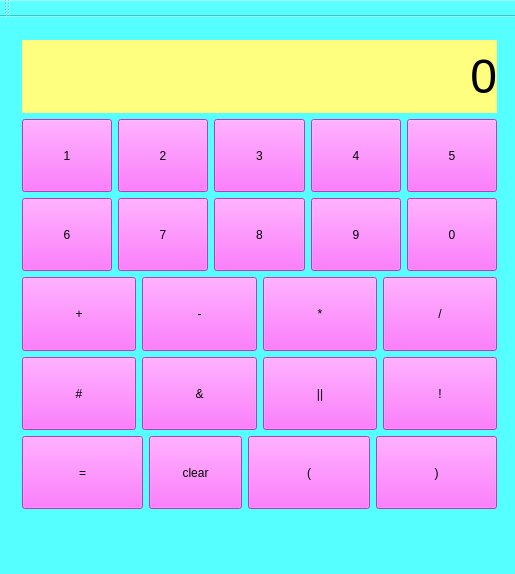
<?xml version="1.0" encoding="UTF-8"?>
<ui version="4.0">
 <class>MainWindow</class>
 <widget class="QMainWindow" name="MainWindow">
  <property name="geometry">
   <rect>
    <x>0</x>
    <y>0</y>
    <width>515</width>
    <height>574</height>
   </rect>
  </property>
  <property name="sizePolicy">
   <sizepolicy hsizetype="Expanding" vsizetype="Expanding">
    <horstretch>0</horstretch>
    <verstretch>0</verstretch>
   </sizepolicy>
  </property>
  <property name="windowTitle">
   <string>MainWindow</string>
  </property>
  <property name="styleSheet">
   <string notr="true">background-color: rgb(85, 255, 255);</string>
  </property>
  <widget class="QWidget" name="centralWidget">
   <widget class="QWidget" name="layoutWidget">
    <property name="geometry">
     <rect>
      <x>11</x>
      <y>12</y>
      <width>497</width>
      <height>491</height>
     </rect>
    </property>
    <layout class="QVBoxLayout" name="verticalLayout">
     <item>
      <widget class="QLabel" name="label">
       <property name="sizePolicy">
        <sizepolicy hsizetype="Expanding" vsizetype="Expanding">
         <horstretch>0</horstretch>
         <verstretch>0</verstretch>
        </sizepolicy>
       </property>
       <property name="font">
        <font>
         <pointsize>20</pointsize>
        </font>
       </property>
       <property name="contextMenuPolicy">
        <enum>Qt::CustomContextMenu</enum>
       </property>
       <property name="layoutDirection">
        <enum>Qt::LeftToRight</enum>
       </property>
       <property name="styleSheet">
        <string notr="true">
background-color: rgb(255, 255, 127);</string>
       </property>
       <property name="text">
        <string>&lt;html&gt;&lt;head/&gt;&lt;body&gt;&lt;p&gt;&lt;span style=&quot; font-size:36pt;&quot;&gt;0&lt;/span&gt;&lt;/p&gt;&lt;/body&gt;&lt;/html&gt;</string>
       </property>
       <property name="alignment">
        <set>Qt::AlignRight|Qt::AlignTrailing|Qt::AlignVCenter</set>
       </property>
      </widget>
     </item>
     <item>
      <layout class="QHBoxLayout" name="horizontalLayout">
       <item>
        <widget class="QPushButton" name="btn_1">
         <property name="sizePolicy">
          <sizepolicy hsizetype="Expanding" vsizetype="Expanding">
           <horstretch>0</horstretch>
           <verstretch>0</verstretch>
          </sizepolicy>
         </property>
         <property name="styleSheet">
          <string notr="true">
background-color: rgb(255, 85, 255);</string>
         </property>
         <property name="text">
          <string>1</string>
         </property>
        </widget>
       </item>
       <item>
        <widget class="QPushButton" name="btn_2">
         <property name="sizePolicy">
          <sizepolicy hsizetype="Expanding" vsizetype="Expanding">
           <horstretch>0</horstretch>
           <verstretch>0</verstretch>
          </sizepolicy>
         </property>
         <property name="styleSheet">
          <string notr="true">
background-color: rgb(255, 85, 255);</string>
         </property>
         <property name="text">
          <string>2</string>
         </property>
        </widget>
       </item>
       <item>
        <widget class="QPushButton" name="btn_3">
         <property name="enabled">
          <bool>true</bool>
         </property>
         <property name="sizePolicy">
          <sizepolicy hsizetype="Expanding" vsizetype="Expanding">
           <horstretch>0</horstretch>
           <verstretch>0</verstretch>
          </sizepolicy>
         </property>
         <property name="styleSheet">
          <string notr="true">
background-color: rgb(255, 85, 255);</string>
         </property>
         <property name="text">
          <string>3</string>
         </property>
        </widget>
       </item>
       <item>
        <widget class="QPushButton" name="btn_4">
         <property name="sizePolicy">
          <sizepolicy hsizetype="Expanding" vsizetype="Expanding">
           <horstretch>0</horstretch>
           <verstretch>0</verstretch>
          </sizepolicy>
         </property>
         <property name="styleSheet">
          <string notr="true">
background-color: rgb(255, 85, 255);</string>
         </property>
         <property name="text">
          <string>4</string>
         </property>
        </widget>
       </item>
       <item>
        <widget class="QPushButton" name="btn_5">
         <property name="sizePolicy">
          <sizepolicy hsizetype="Expanding" vsizetype="Expanding">
           <horstretch>0</horstretch>
           <verstretch>0</verstretch>
          </sizepolicy>
         </property>
         <property name="styleSheet">
          <string notr="true">
background-color: rgb(255, 85, 255);</string>
         </property>
         <property name="text">
          <string>5</string>
         </property>
        </widget>
       </item>
      </layout>
     </item>
     <item>
      <layout class="QHBoxLayout" name="horizontalLayout_2">
       <item>
        <widget class="QPushButton" name="btn_6">
         <property name="sizePolicy">
          <sizepolicy hsizetype="Expanding" vsizetype="Expanding">
           <horstretch>0</horstretch>
           <verstretch>0</verstretch>
          </sizepolicy>
         </property>
         <property name="styleSheet">
          <string notr="true">
background-color: rgb(255, 85, 255);</string>
         </property>
         <property name="text">
          <string>6</string>
         </property>
        </widget>
       </item>
       <item>
        <widget class="QPushButton" name="btn_7">
         <property name="sizePolicy">
          <sizepolicy hsizetype="Expanding" vsizetype="Expanding">
           <horstretch>0</horstretch>
           <verstretch>0</verstretch>
          </sizepolicy>
         </property>
         <property name="styleSheet">
          <string notr="true">
background-color: rgb(255, 85, 255);</string>
         </property>
         <property name="text">
          <string>7</string>
         </property>
        </widget>
       </item>
       <item>
        <widget class="QPushButton" name="btn_8">
         <property name="sizePolicy">
          <sizepolicy hsizetype="Expanding" vsizetype="Expanding">
           <horstretch>0</horstretch>
           <verstretch>0</verstretch>
          </sizepolicy>
         </property>
         <property name="styleSheet">
          <string notr="true">
background-color: rgb(255, 85, 255);</string>
         </property>
         <property name="text">
          <string>8</string>
         </property>
        </widget>
       </item>
       <item>
        <widget class="QPushButton" name="btn_9">
         <property name="sizePolicy">
          <sizepolicy hsizetype="Expanding" vsizetype="Expanding">
           <horstretch>0</horstretch>
           <verstretch>0</verstretch>
          </sizepolicy>
         </property>
         <property name="styleSheet">
          <string notr="true">
background-color: rgb(255, 85, 255);</string>
         </property>
         <property name="text">
          <string>9</string>
         </property>
        </widget>
       </item>
       <item>
        <widget class="QPushButton" name="btn_0">
         <property name="sizePolicy">
          <sizepolicy hsizetype="Expanding" vsizetype="Expanding">
           <horstretch>0</horstretch>
           <verstretch>0</verstretch>
          </sizepolicy>
         </property>
         <property name="styleSheet">
          <string notr="true">
background-color: rgb(255, 85, 255);</string>
         </property>
         <property name="text">
          <string>0</string>
         </property>
        </widget>
       </item>
      </layout>
     </item>
     <item>
      <layout class="QHBoxLayout" name="horizontalLayout_3">
       <item>
        <widget class="QPushButton" name="btn_plus">
         <property name="sizePolicy">
          <sizepolicy hsizetype="Expanding" vsizetype="Expanding">
           <horstretch>0</horstretch>
           <verstretch>0</verstretch>
          </sizepolicy>
         </property>
         <property name="styleSheet">
          <string notr="true">
background-color: rgb(255, 85, 255);</string>
         </property>
         <property name="text">
          <string>+</string>
         </property>
        </widget>
       </item>
       <item>
        <widget class="QPushButton" name="btn_sub">
         <property name="sizePolicy">
          <sizepolicy hsizetype="Expanding" vsizetype="Expanding">
           <horstretch>0</horstretch>
           <verstretch>0</verstretch>
          </sizepolicy>
         </property>
         <property name="styleSheet">
          <string notr="true">background-color: rgb(255, 85, 255);</string>
         </property>
         <property name="text">
          <string>-</string>
         </property>
        </widget>
       </item>
       <item>
        <widget class="QPushButton" name="btn_mul">
         <property name="sizePolicy">
          <sizepolicy hsizetype="Expanding" vsizetype="Expanding">
           <horstretch>0</horstretch>
           <verstretch>0</verstretch>
          </sizepolicy>
         </property>
         <property name="styleSheet">
          <string notr="true">
background-color: rgb(255, 85, 255);</string>
         </property>
         <property name="text">
          <string>*</string>
         </property>
        </widget>
       </item>
       <item>
        <widget class="QPushButton" name="btn_div">
         <property name="sizePolicy">
          <sizepolicy hsizetype="Expanding" vsizetype="Expanding">
           <horstretch>0</horstretch>
           <verstretch>0</verstretch>
          </sizepolicy>
         </property>
         <property name="styleSheet">
          <string notr="true">
background-color: rgb(255, 85, 255);</string>
         </property>
         <property name="text">
          <string>/</string>
         </property>
        </widget>
       </item>
      </layout>
     </item>
     <item>
      <layout class="QHBoxLayout" name="horizontalLayout_4">
       <item>
        <widget class="QPushButton" name="btn_jin">
         <property name="sizePolicy">
          <sizepolicy hsizetype="Expanding" vsizetype="Expanding">
           <horstretch>0</horstretch>
           <verstretch>0</verstretch>
          </sizepolicy>
         </property>
         <property name="styleSheet">
          <string notr="true">
background-color: rgb(255, 85, 255);</string>
         </property>
         <property name="text">
          <string>#</string>
         </property>
        </widget>
       </item>
       <item>
        <widget class="QPushButton" name="btn_and">
         <property name="sizePolicy">
          <sizepolicy hsizetype="Expanding" vsizetype="Expanding">
           <horstretch>0</horstretch>
           <verstretch>0</verstretch>
          </sizepolicy>
         </property>
         <property name="styleSheet">
          <string notr="true">
background-color: rgb(255, 85, 255);</string>
         </property>
         <property name="text">
          <string>&amp;&amp;</string>
         </property>
        </widget>
       </item>
       <item>
        <widget class="QPushButton" name="btn_or">
         <property name="sizePolicy">
          <sizepolicy hsizetype="Expanding" vsizetype="Expanding">
           <horstretch>0</horstretch>
           <verstretch>0</verstretch>
          </sizepolicy>
         </property>
         <property name="styleSheet">
          <string notr="true">
background-color: rgb(255, 85, 255);</string>
         </property>
         <property name="text">
          <string>||</string>
         </property>
        </widget>
       </item>
       <item>
        <widget class="QPushButton" name="btn_mis">
         <property name="sizePolicy">
          <sizepolicy hsizetype="Expanding" vsizetype="Expanding">
           <horstretch>0</horstretch>
           <verstretch>0</verstretch>
          </sizepolicy>
         </property>
         <property name="styleSheet">
          <string notr="true">
background-color: rgb(255, 85, 255);</string>
         </property>
         <property name="text">
          <string>!</string>
         </property>
        </widget>
       </item>
      </layout>
     </item>
     <item>
      <layout class="QHBoxLayout" name="horizontalLayout_5">
       <item>
        <widget class="QPushButton" name="btn_sum">
         <property name="sizePolicy">
          <sizepolicy hsizetype="Expanding" vsizetype="Expanding">
           <horstretch>0</horstretch>
           <verstretch>0</verstretch>
          </sizepolicy>
         </property>
         <property name="styleSheet">
          <string notr="true">
background-color: rgb(255, 85, 255);</string>
         </property>
         <property name="text">
          <string>=</string>
         </property>
        </widget>
       </item>
       <item>
        <widget class="QPushButton" name="btn_clear">
         <property name="enabled">
          <bool>true</bool>
         </property>
         <property name="sizePolicy">
          <sizepolicy hsizetype="Expanding" vsizetype="Expanding">
           <horstretch>0</horstretch>
           <verstretch>0</verstretch>
          </sizepolicy>
         </property>
         <property name="maximumSize">
          <size>
           <width>93</width>
           <height>90</height>
          </size>
         </property>
         <property name="styleSheet">
          <string notr="true">
background-color: rgb(255, 85, 255);</string>
         </property>
         <property name="text">
          <string>clear</string>
         </property>
         <property name="iconSize">
          <size>
           <width>20</width>
           <height>20</height>
          </size>
         </property>
        </widget>
       </item>
       <item>
        <widget class="QPushButton" name="btn_left">
         <property name="sizePolicy">
          <sizepolicy hsizetype="Expanding" vsizetype="Expanding">
           <horstretch>0</horstretch>
           <verstretch>0</verstretch>
          </sizepolicy>
         </property>
         <property name="styleSheet">
          <string notr="true">
background-color: rgb(255, 85, 255);</string>
         </property>
         <property name="text">
          <string>(</string>
         </property>
        </widget>
       </item>
       <item>
        <widget class="QPushButton" name="btn_right">
         <property name="sizePolicy">
          <sizepolicy hsizetype="Expanding" vsizetype="Expanding">
           <horstretch>0</horstretch>
           <verstretch>0</verstretch>
          </sizepolicy>
         </property>
         <property name="styleSheet">
          <string notr="true">
background-color: rgb(255, 85, 255);</string>
         </property>
         <property name="text">
          <string>)</string>
         </property>
        </widget>
       </item>
      </layout>
     </item>
    </layout>
   </widget>
  </widget>
  <widget class="QMenuBar" name="menuBar">
   <property name="geometry">
    <rect>
     <x>0</x>
     <y>0</y>
     <width>515</width>
     <height>26</height>
    </rect>
   </property>
  </widget>
  <widget class="QToolBar" name="mainToolBar">
   <attribute name="toolBarArea">
    <enum>TopToolBarArea</enum>
   </attribute>
   <attribute name="toolBarBreak">
    <bool>false</bool>
   </attribute>
  </widget>
  <widget class="QStatusBar" name="statusBar"/>
 </widget>
 <layoutdefault spacing="6" margin="11"/>
 <resources/>
 <connections/>
</ui>
